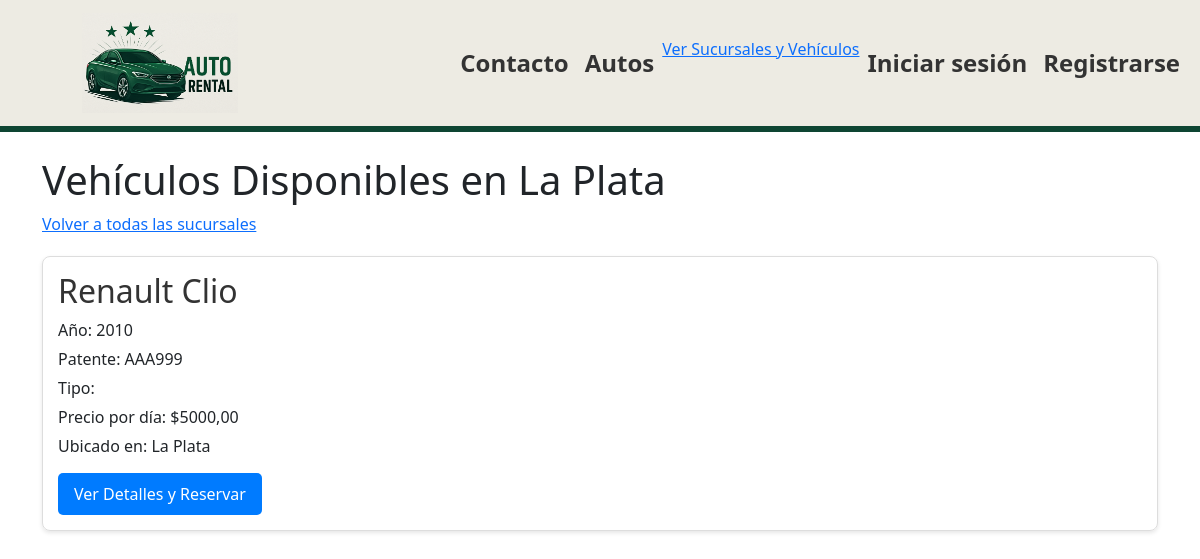
Page /sucursales/1/vehiculos/ on the committed database.
### sucursales/models.py (models this page shows, shortened)
class Sucursal(models.Model):
    nombre = models.CharField(max_length=100)
    direccion = models.CharField(max_length=200)
    telefono = models.CharField(max_length=20)
    class Meta:
        verbose_name_plural = "Sucursales"

class Vehiculo(models.Model):
    marca = models.CharField(max_length=100)
    modelo = models.CharField(max_length=100)
    año = models.PositiveIntegerField()
    patente = models.CharField(max_length=10, unique=True)
    precio_por_dia = models.DecimalField(max_digits=10, decimal_places=2)
    sucursal_actual = models.ForeignKey(Sucursal, on_delete=models.CASCADE, related_name='vehiculos')
    disponible = models.BooleanField(default=True)
    class Meta:
        verbose_name_plural = "Vehículos"

### sucursales/views.py (the view)
# urls.py: path('<int:sucursal_id>/vehiculos/', views.VehiculoListView.as_view(), name='vehiculos_por_sucursal'),
class VehiculoListView(ListView):
    model = Vehiculo
    template_name = 'sucursales/vehiculo_list.html'
    context_object_name = 'vehiculos'
    def get_queryset(self):
        sucursal_id = self.kwargs.get('sucursal_id')
        if sucursal_id:
            return Vehiculo.objects.filter(sucursal_actual_id=sucursal_id, disponible=True)
        return Vehiculo.objects.filter(disponible=True)
    def get_context_data(self, **kwargs):
        context = super().get_context_data(**kwargs)
        sucursal_id = self.kwargs.get('sucursal_id')
        if sucursal_id:
            context['sucursal'] = get_object_or_404(Sucursal, pk=sucursal_id)
        return context

### sucursales/templates/sucursales/vehiculo_list.html (shortened to what this page needs)
{% extends 'base.html' %}
{% block content %}
    <h1>Vehículos Disponibles {% if sucursal %}en {{ sucursal.nombre }}{% endif %}</h1>
    {% if sucursal %}
        <p><a href="{% url 'sucursales:lista_sucursales' %}">Volver a todas las sucursales</a></p>
    {% endif %}
    {% if vehiculos %}
        <div class="vehiculo-grid">
            {% for vehiculo in vehiculos %}
                <div class="vehiculo-card">
                    <h2>{{ vehiculo.marca }} {{ vehiculo.modelo }}</h2>
                    <p>Año: {{ vehiculo.año }}</p>
                    <p>Patente: {{ vehiculo.patente }}</p>
                    <p>Tipo: {{ vehiculo.get_tipo_display }}</p>
                    <p>Precio por día: ${{ vehiculo.precio_por_dia|floatformat:2 }}</p>
                    <p>Ubicado en: {{ vehiculo.sucursal_actual.nombre }}</p>
                    <a href="{% url 'sucursales:vehiculo_detail' vehiculo.id %}" class="btn">Ver Detalles y Reservar</a>
                </div>
            {% endfor %}
        </div>
    {% else %}
        <p>No hay vehículos disponibles {% if sucursal %}en esta sucursal{% endif %} en este momento.</p>
    {% endif %}
{% endblock content %}

### sucursales/templates/sucursales/vehiculo_list.html (style rules this page uses)
.vehiculo-grid { display: grid; grid-template-columns: repeat(auto-fit, minmax(300px, 1fr)); gap: 20px; margin-top: 20px; }
.vehiculo-card { border: 1px solid #ddd; padding: 15px; border-radius: 8px; box-shadow: 0 2px 4px rgba(0,0,0,0.1); }
.vehiculo-card h2 { margin-top: 0; color: #333; }
.vehiculo-card p { margin-bottom: 5px; }
.btn { display: inline-block; background-color: #007bff; color: white; padding: 8px 15px; border-radius: 5px; text-decoration: none; margin-top: 10px; }

### rows in the picture
Sucursal: nombre "La Plata"
Vehiculo: marca "Renault", modelo "Clio", año "2010", patente "AAA999", precio_por_dia "5000,00", sucursal_actual.nombre "La Plata"
